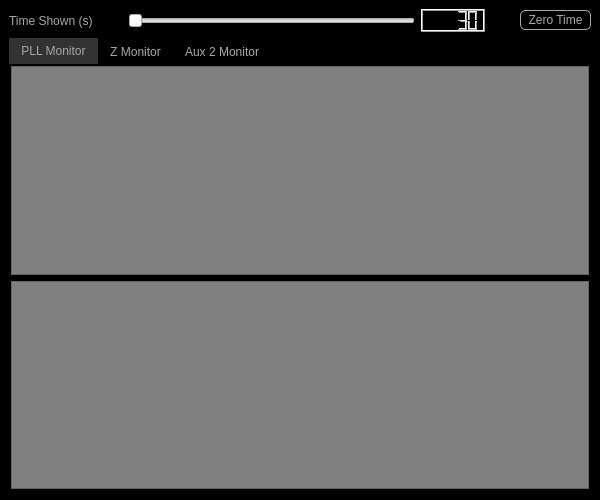
<?xml version="1.0" encoding="UTF-8"?>
<ui version="4.0">
 <class>MainWindow</class>
 <widget class="QMainWindow" name="MainWindow">
  <property name="geometry">
   <rect>
    <x>0</x>
    <y>0</y>
    <width>600</width>
    <height>500</height>
   </rect>
  </property>
  <property name="sizePolicy">
   <sizepolicy hsizetype="Expanding" vsizetype="Expanding">
    <horstretch>0</horstretch>
    <verstretch>0</verstretch>
   </sizepolicy>
  </property>
  <property name="minimumSize">
   <size>
    <width>0</width>
    <height>0</height>
   </size>
  </property>
  <property name="maximumSize">
   <size>
    <width>16777215</width>
    <height>16777215</height>
   </size>
  </property>
  <property name="windowTitle">
   <string>Approach Monitor</string>
  </property>
  <property name="windowIcon">
   <iconset resource="../Resources/nSOTScannerResources.qrc">
    <normaloff>:/nSOTScanner/Pictures/jj_schema.svg</normaloff>:/nSOTScanner/Pictures/jj_schema.svg</iconset>
  </property>
  <widget class="QWidget" name="centralwidget">
   <property name="sizePolicy">
    <sizepolicy hsizetype="Fixed" vsizetype="Fixed">
     <horstretch>0</horstretch>
     <verstretch>0</verstretch>
    </sizepolicy>
   </property>
   <property name="styleSheet">
    <string notr="true">#centralwidget{
background-color: rgb(0, 0, 0);
}

QLabel{
color:rgb(168,168,168)
}</string>
   </property>
   <layout class="QGridLayout" name="gridLayout">
    <item row="0" column="0">
     <layout class="QHBoxLayout" name="horizontalLayout" stretch="0,1,10,0,1,0">
      <item>
       <widget class="QLabel" name="label">
        <property name="text">
         <string>Time Shown (s)</string>
        </property>
       </widget>
      </item>
      <item>
       <spacer name="horizontalSpacer">
        <property name="orientation">
         <enum>Qt::Horizontal</enum>
        </property>
        <property name="sizeHint" stdset="0">
         <size>
          <width>10</width>
          <height>20</height>
         </size>
        </property>
       </spacer>
      </item>
      <item>
       <widget class="QSlider" name="horizontalSlider">
        <property name="maximum">
         <number>10770</number>
        </property>
        <property name="orientation">
         <enum>Qt::Horizontal</enum>
        </property>
       </widget>
      </item>
      <item>
       <widget class="QLCDNumber" name="lcdNumber">
        <property name="value" stdset="0">
         <double>30.000000000000000</double>
        </property>
       </widget>
      </item>
      <item>
       <spacer name="horizontalSpacer_2">
        <property name="orientation">
         <enum>Qt::Horizontal</enum>
        </property>
        <property name="sizeHint" stdset="0">
         <size>
          <width>10</width>
          <height>20</height>
         </size>
        </property>
       </spacer>
      </item>
      <item>
       <widget class="QPushButton" name="push_zeroTime">
        <property name="sizePolicy">
         <sizepolicy hsizetype="Fixed" vsizetype="Fixed">
          <horstretch>0</horstretch>
          <verstretch>0</verstretch>
         </sizepolicy>
        </property>
        <property name="minimumSize">
         <size>
          <width>71</width>
          <height>20</height>
         </size>
        </property>
        <property name="styleSheet">
         <string notr="true">QPushButton:pressed#push_zeroTime{
color: rgb(168,168,168);
background-color:rgb(95,107,166);
border: 1px solid rgb(168,168,168);
border-radius: 5px
}

QPushButton#push_zeroTime{
color: rgb(168,168,168);
background-color:rgb(0,0,0);
border: 1px solid rgb(168,168,168);
border-radius: 5px
}</string>
        </property>
        <property name="text">
         <string>Zero Time</string>
        </property>
       </widget>
      </item>
     </layout>
    </item>
    <item row="1" column="0">
     <widget class="QTabWidget" name="tabWidget">
      <property name="styleSheet">
       <string notr="true">QTabWidget::pane { border: 0; }
QTabBar::tab{background: black;
color: rgb(168,168,168);
}
QTabBar::tab:selected {background: rgb(50,50,50);}</string>
      </property>
      <property name="tabShape">
       <enum>QTabWidget::Rounded</enum>
      </property>
      <property name="currentIndex">
       <number>0</number>
      </property>
      <widget class="QWidget" name="tab">
       <attribute name="title">
        <string>PLL Monitor</string>
       </attribute>
       <layout class="QVBoxLayout" name="verticalLayout">
        <property name="leftMargin">
         <number>2</number>
        </property>
        <property name="topMargin">
         <number>2</number>
        </property>
        <property name="rightMargin">
         <number>2</number>
        </property>
        <property name="bottomMargin">
         <number>2</number>
        </property>
        <item>
         <widget class="QFrame" name="deltaFPlaceholder">
          <property name="styleSheet">
           <string notr="true">#deltaFPlaceholder{
background: grey
}</string>
          </property>
          <property name="frameShape">
           <enum>QFrame::StyledPanel</enum>
          </property>
          <property name="frameShadow">
           <enum>QFrame::Raised</enum>
          </property>
         </widget>
        </item>
        <item>
         <widget class="QFrame" name="phasePlaceholder">
          <property name="styleSheet">
           <string notr="true">#phasePlaceholder{
background: grey
}</string>
          </property>
          <property name="frameShape">
           <enum>QFrame::StyledPanel</enum>
          </property>
          <property name="frameShadow">
           <enum>QFrame::Raised</enum>
          </property>
         </widget>
        </item>
       </layout>
      </widget>
      <widget class="QWidget" name="tab_2">
       <attribute name="title">
        <string>Z Monitor</string>
       </attribute>
       <layout class="QVBoxLayout" name="verticalLayout_2">
        <property name="leftMargin">
         <number>2</number>
        </property>
        <property name="topMargin">
         <number>2</number>
        </property>
        <property name="rightMargin">
         <number>2</number>
        </property>
        <property name="bottomMargin">
         <number>2</number>
        </property>
        <item>
         <widget class="QFrame" name="zPlaceholder">
          <property name="styleSheet">
           <string notr="true">#acPlaceholder{
background: grey
}</string>
          </property>
          <property name="frameShape">
           <enum>QFrame::StyledPanel</enum>
          </property>
          <property name="frameShadow">
           <enum>QFrame::Raised</enum>
          </property>
         </widget>
        </item>
       </layout>
      </widget>
      <widget class="QWidget" name="tab_3">
       <attribute name="title">
        <string>Aux 2 Monitor</string>
       </attribute>
       <layout class="QGridLayout" name="gridLayout_2">
        <property name="leftMargin">
         <number>2</number>
        </property>
        <property name="topMargin">
         <number>2</number>
        </property>
        <property name="rightMargin">
         <number>2</number>
        </property>
        <property name="bottomMargin">
         <number>2</number>
        </property>
        <item row="0" column="0">
         <widget class="QFrame" name="aux2Placeholder">
          <property name="styleSheet">
           <string notr="true">#zPlaceholder{
background: grey
}</string>
          </property>
          <property name="frameShape">
           <enum>QFrame::StyledPanel</enum>
          </property>
          <property name="frameShadow">
           <enum>QFrame::Raised</enum>
          </property>
         </widget>
        </item>
       </layout>
      </widget>
     </widget>
    </item>
   </layout>
  </widget>
 </widget>
 <resources>
  <include location="../Resources/nSOTScannerResources.qrc"/>
 </resources>
 <connections/>
</ui>
